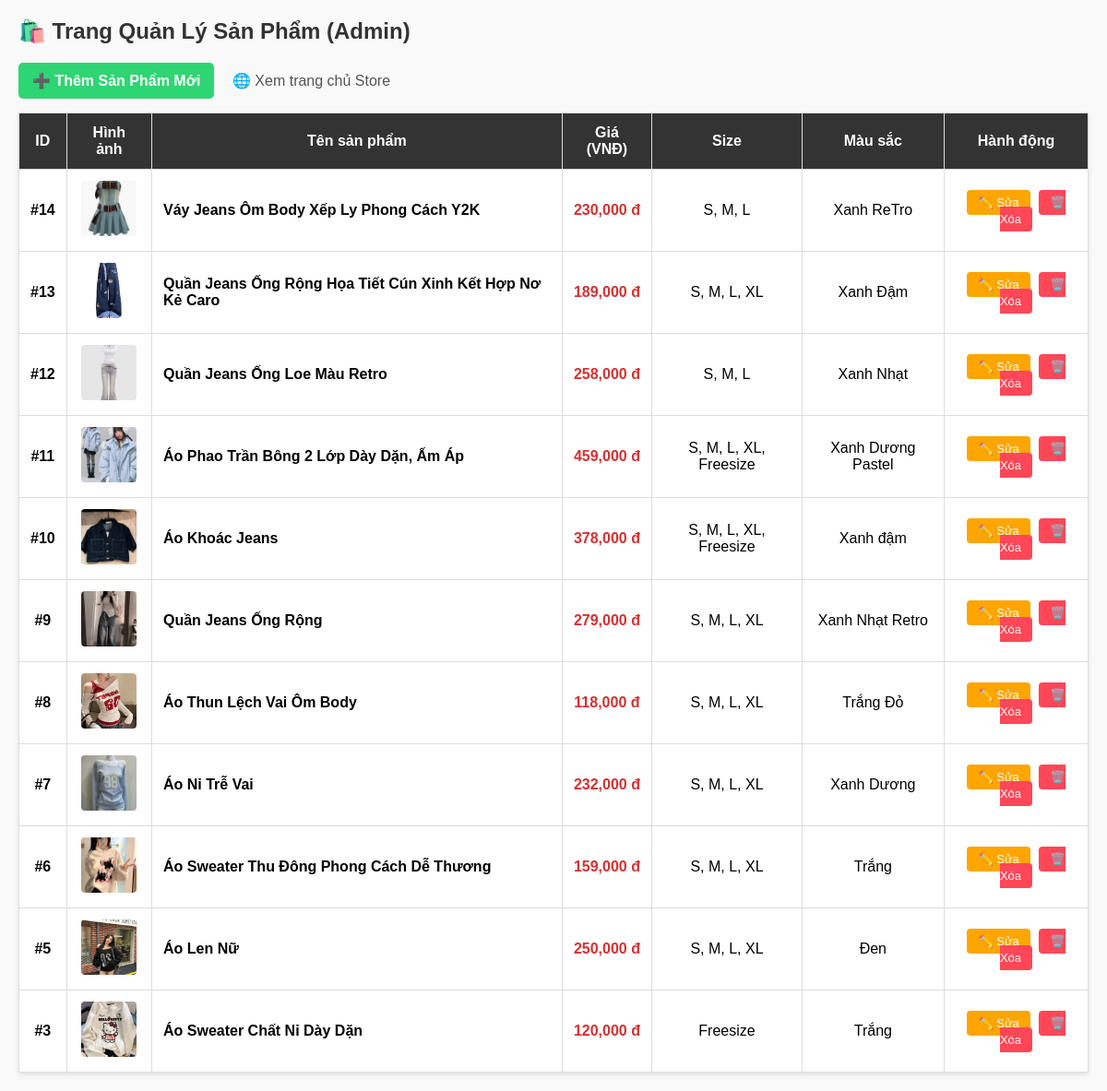
The app's page /admin/index.php with its own data.
### tables this page shows
CREATE TABLE `products` (
  `product_id` int(11) NOT NULL,
  `category_id` int(11) DEFAULT NULL,
  `product_name` varchar(255) NOT NULL,
  `price` decimal(10,2) NOT NULL,
  `image` varchar(255) DEFAULT NULL,
  `description` text DEFAULT NULL,
  `size` varchar(50) DEFAULT NULL,
  `color` varchar(50) DEFAULT NULL,
  `stock` int(11) DEFAULT 10
);

### admin/index.php (the view, shortened to what this page needs)
<?php
include '../config/db.php';
$sql = "SELECT p.*, c.category_name
        FROM products p
        LEFT JOIN categories c ON p.category_id = c.category_id
        ORDER BY p.product_id DESC";
$result = $conn->query($sql);
?>
<!DOCTYPE html>
<html lang="vi">
<head>
</head>
<body>
    <h2>🛍️ Trang Quản Lý Sản Phẩm (Admin)</h2>
    <a href="add_product.php" class="btn-add">➕ Thêm Sản Phẩm Mới</a>
    <a href="../index.php" style="margin-left: 15px; text-decoration: none; color: #555;">🌐 Xem trang chủ Store</a>
    <table>
        <thead>
            <tr>
                <th>ID</th>
                <th>Hình ảnh</th>
                <th>Tên sản phẩm</th>
                <th>Giá (VNĐ)</th>
                <th>Size</th>
                <th>Màu sắc</th>
                <th>Hành động</th>
            </tr>
        </thead>
        <tbody>
            <?php if ($result && $result->num_rows > 0): ?>
                <?php while ($row = $result->fetch_assoc()): ?>
                    <?php
                        $images = !empty($row['image']) ? explode(',', $row['image']) : ['default.jpg'];
                        $first_img = trim($images[0]);
                    ?>
                    <tr>
                        <td><strong>#<?php echo $row['product_id']; ?></strong></td>
                        <td>
                            <img src="../assets/images/<?php echo htmlspecialchars($first_img); ?>" alt="Ảnh">
                        </td>
                        <td style="text-align: left;"><strong><?php echo htmlspecialchars($row['product_name']); ?></strong></td>
                        <td style="color: #d63031; font-weight: bold;"><?php echo number_format($row['price']); ?> đ</td>
                        <td><?php echo htmlspecialchars($row['size']); ?></td>
                        <td><?php echo htmlspecialchars($row['color']); ?></td>
                        <td>
                            <a href="edit_product.php?id=<?php echo $row['product_id']; ?>" class="btn-edit">✏️ Sửa</a>
                            <a href="delete_product.php?id=<?php echo $row['product_id']; ?>"
                               onclick="return confirm('Bạn có chắc chắn muốn xóa sản phẩm: <?php echo htmlspecialchars($row['product_name']); ?> không?');"
                               class="btn-delete">🗑️ Xóa</a>
                        </td>
                    </tr>
                <?php endwhile; ?>
            <?php else: ?>
                <tr>
                    <td colspan="7" style="padding: 20px;">Chưa có sản phẩm nào trong CSDL! Bấm nút "Thêm Sản Phẩm Mới" phía trên để tạo.</td>
                </tr>
            <?php endif; ?>
        </tbody>
    </table>
</body>
</html>

### admin/index.php (style rules this page uses)
body { font-family: Arial, sans-serif; margin: 20px; background-color: #f9f9f9; }
h2 { color: #333; }
.btn-add { background: #2ed573; color: white; padding: 10px 15px; text-decoration: none; border-radius: 5px; font-weight: bold; display: inline-block; margin-bottom: 15px; }
table { width: 100%; border-collapse: collapse; background: white; box-shadow: 0 2px 5px rgba(0,0,0,0.1); }
th, td { padding: 12px; border: 1px solid #ddd; text-align: center; }
th { background: #333; color: white; }
img { width: 60px; height: 60px; object-fit: cover; border-radius: 4px; }
.btn-edit { background: #ffa500; color: white; padding: 6px 12px; text-decoration: none; border-radius: 4px; margin-right: 5px; font-size: 13px; }
.btn-delete { background: #ff4757; color: white; padding: 6px 12px; text-decoration: none; border-radius: 4px; font-size: 13px; }

### records on screen
products: product_id "14", image (picture), product_name "Váy Jeans Ôm Body Xếp Ly Phong Cách Y2K", price "230,000", size "S, M, L", color "Xanh ReTro"
products: product_id "13", image (picture), product_name "Quần Jeans Ống Rộng Họa Tiết Cún Xinh Kết Hợp Nơ Kẻ Caro", price "189,000", size "S, M, L, XL", color "Xanh Đậm"
products: product_id "12", image (picture), product_name "Quần Jeans Ống Loe Màu Retro", price "258,000", size "S, M, L", color "Xanh Nhạt"
products: product_id "11", image (picture), product_name "Áo Phao Trần Bông 2 Lớp Dày Dặn, Ấm Áp", price "459,000", size "S, M, L, XL, Freesize", color "Xanh Dương Pastel"
products: product_id "10", image (picture), product_name "Áo Khoác Jeans", price "378,000", size "S, M, L, XL, Freesize", color "Xanh đậm"
products: product_id "9", image (picture), product_name "Quần Jeans Ống Rộng", price "279,000", size "S, M, L, XL", color "Xanh Nhạt Retro"
products: product_id "8", image (picture), product_name "Áo Thun Lệch Vai Ôm Body", price "118,000", size "S, M, L, XL", color "Trắng Đỏ"
products: product_id "7", image (picture), product_name "Áo Nỉ Trễ Vai", price "232,000", size "S, M, L, XL", color "Xanh Dương"
products: product_id "6", image (picture), product_name "Áo Sweater Thu Đông Phong Cách Dễ Thương", price "159,000", size "S, M, L, XL", color "Trắng"
products: product_id "5", image (picture), product_name "Áo Len Nữ", price "250,000", size "S, M, L, XL", color "Đen"
products: product_id "3", image (picture), product_name "Áo Sweater Chất Nỉ Dày Dặn", price "120,000", size "Freesize", color "Trắng"
